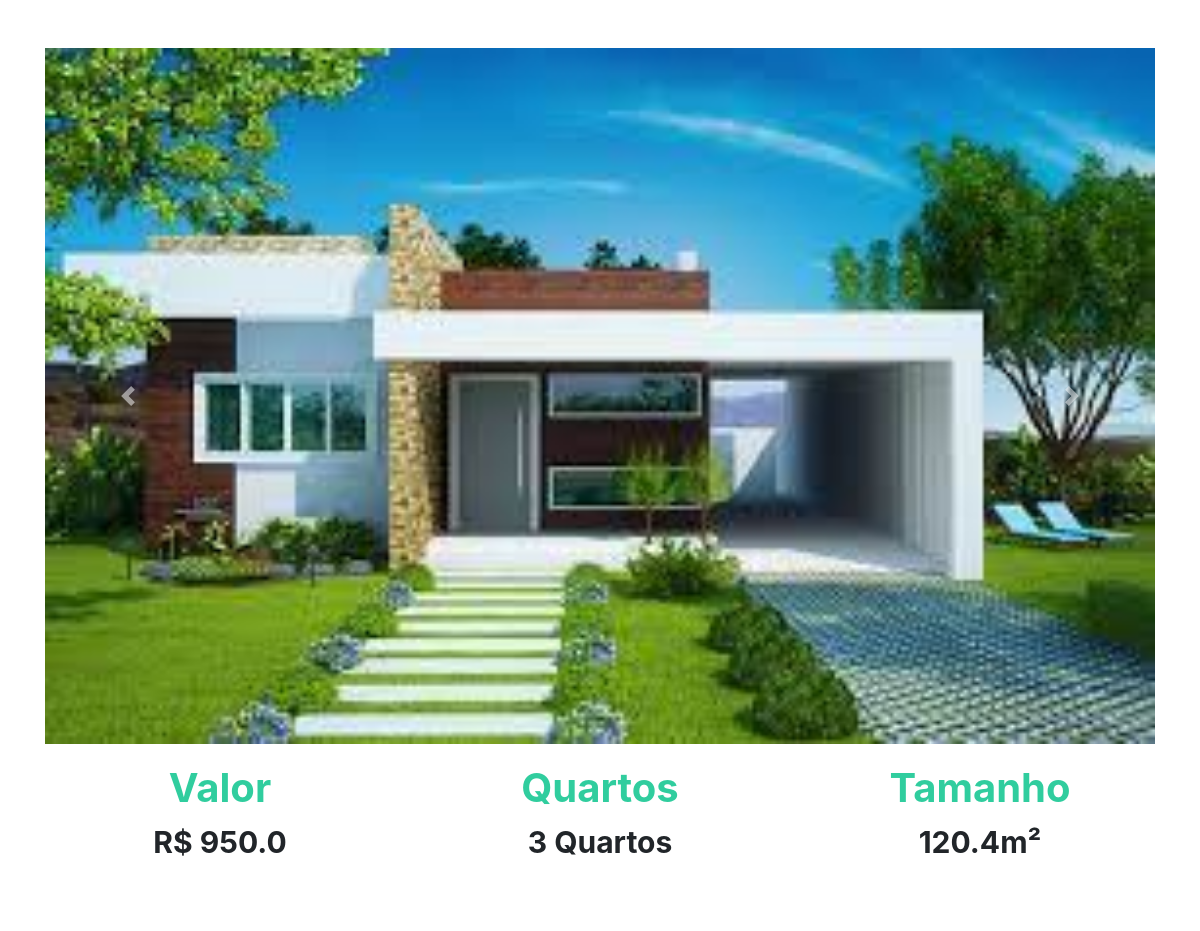
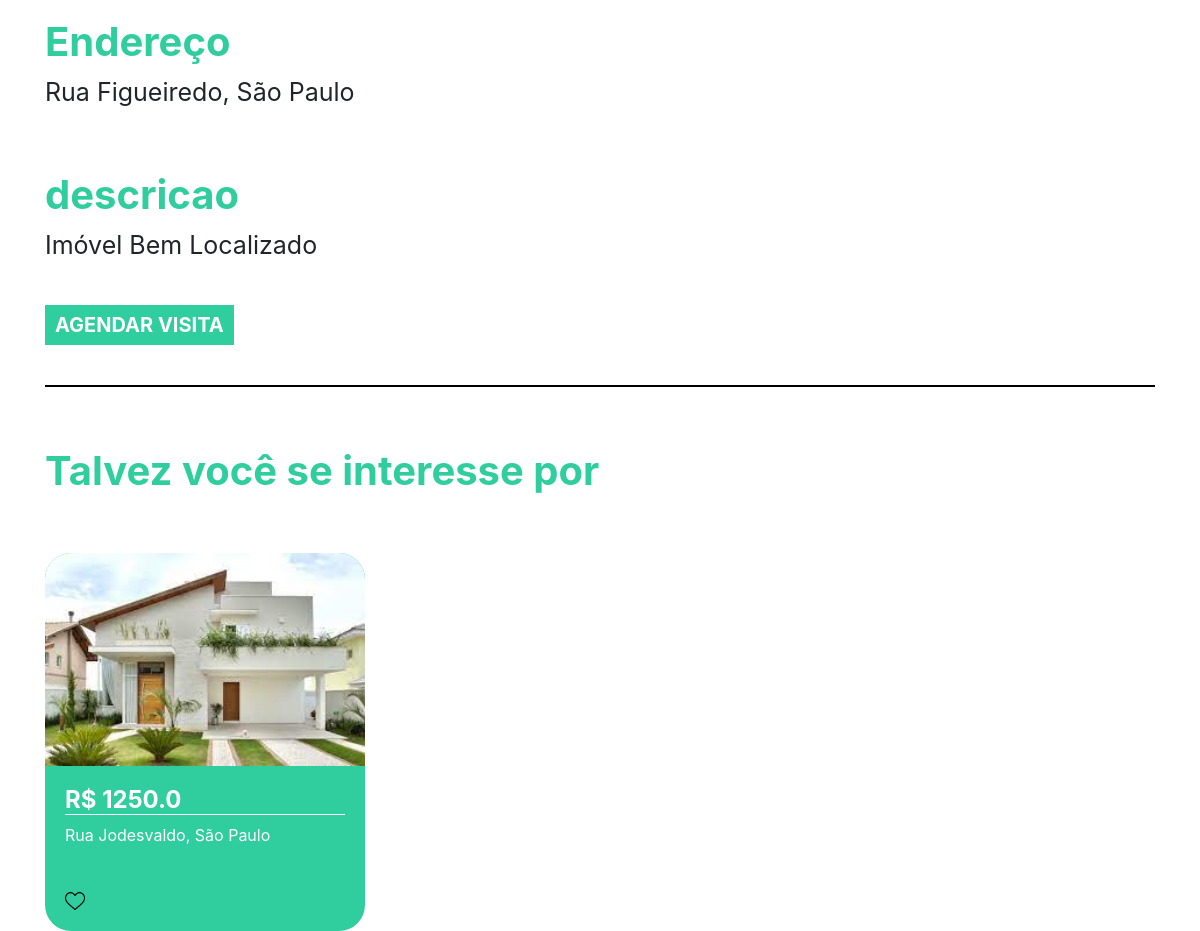
The page /imovel/1 on the database its author committed (2 pictures, top to bottom).
### home/models.py (models this page shows, shortened)
class Imagem(models.Model):
    img = models.ImageField(upload_to='img')
    def __str__(self) -> str:
        return self.img.url

class Imovei(models.Model):
    choices = (('V', 'Venda'),
               ('A', 'Aluguel'))
    choices_imovel = (('A', 'Apartamento'),
                      ('C', 'Casa'))
    imagens = models.ManyToManyField(Imagem)
    valor = models.FloatField()
    quartos = models.IntegerField()
    tamanho = models.FloatField()
    cidade = models.ForeignKey(Cidade, on_delete=models.DO_NOTHING)
    rua = models.CharField(max_length=50)
    tipo = models.CharField(max_length=1, choices=choices)
    tipo_imovel = models.CharField(max_length=1, choices=choices_imovel)
    numero = models.IntegerField()
    descricao = models.TextField()
    dias_visita = models.ManyToManyField(DiasVisita)
    horarios = models.ManyToManyField(Horario)

class Cidade(models.Model):
    nome = models.CharField(max_length=30)
    def __str__(self) -> str:
        return self.nome

### home/views.py (the view)
# urls.py: path('imovel/<str:id>', views.imovel, name="imovel"),
def imovel(request, id):
    imovel = get_object_or_404(Imovei, id=id)
    sugestoes = Imovei.objects.filter(cidade=imovel.cidade).exclude(id=id)[:2]
    return render(request, 'imovel.html', {'imovel': imovel, 'sugestoes': sugestoes})

### home/models.py (called while the page is built)
    def __str__(self) -> str:
        return self.dia

    def __str__(self) -> str:
        return str(self.horario)

### home/templates/imovel.html (shortened to what this page needs)
{% extends 'base.html' %}
{% load static %}
{% block 'head' %}
<link rel="stylesheet" href="{% static 'home/css/home.css' %}">
{% endblock  %}
{% block 'body' %}
    <div style="text-align: center" class="container">
        <br>
        <br>
        <div id="carouselExampleControls" class="carousel slide" data-ride="carousel">
            <div class="carousel-inner">
                {% for img in imovel.imagens.all  %}
                    <div class="carousel-item {% if forloop.first %} active {% endif %}" >
                        <img class="d-block w-100" src="{{img}}" alt="First slide">
                    </div>
                {% endfor %}
            </div>
        <a class="carousel-control-prev" href="#carouselExampleControls" role="button" data-slide="prev">
            <span class="carousel-control-prev-icon" aria-hidden="true"></span>
        </a>
        <a class="carousel-control-next" href="#carouselExampleControls" role="button" data-slide="next">
            <span class="carousel-control-next-icon" aria-hidden="true"></span>
        </a>
    </div>
        <div class="row">
            <div class="col-md">
                <h3 class="titulo_especificacao">Valor</h3>
                <p class="especificacao">R$ {{imovel.valor}}</p>
            </div>
            <div class="col-md">
                <h3 class="titulo_especificacao">Quartos</h3>
                <p class="especificacao">{{imovel.quartos}} Quartos</p>
            </div>
            <div class="col-md">
                <h3 class="titulo_especificacao">Tamanho</h3>
                <p class="especificacao">{{imovel.tamanho}}m²</p>
            </div>
        </div>
        <br>
        <br>
        <div style="text-align: left">
            <h3 class="titulo_especificacao">Endereço</h3>
            <p class="especificacao_endereco">{{imovel.rua}}, {{imovel.cidade }}</p>
        </div>
        <br>
        <div style="text-align: left">
            <h3 class="titulo_especificacao">descricao</h3>
            <p class="especificacao_endereco">{{imovel.descricao}}</p>
            <br>
            <button class="btn_agendar_visita" data-toggle="modal" data-target="#exampleModal">AGENDAR VISITA</button>
            <br>
            <br>
        </div>
        <hr style="border: 1px solid black">
        <br>
        <div class="div_possivel_interesse">
            <h3 class="titulo_especificacao">Talvez você se interesse por</h3>
            <div class="row">
                {% for sugestao in sugestoes %}
                    <div class="col-md cont">
                        <div class="card_imovel">
                            <img class="img_capa_imovel" src="{{sugestao.imagens.all.0.img.url}}">
                            <div class="informacoes_imoveis">
                            <a class="a_none" href="{% url 'imovel' sugestao.id %}"><h4 class="valor">R$ {{sugestao.valor}}</h4></a>
                            <p>{{sugestao.rua}}, {{sugestao.cidade}}</p>
                            <br>
                            <img width="7%" src="{% static 'home/img/heart.png' %}">
                            </div>
                        </div>
                    </div>
                {% endfor %}
            </div>
        </div>
    </div>
{% endblock  %}

### templates/static/home/css/home.css (style rules this page uses)
.card_imovel { background-color: #30CD9E; width: 20rem; margin-top: 50px; border-radius: 26px; }
.img_capa_imovel { width: 100%; border-top-left-radius: 26px; border-top-right-radius: 26px; }
.informacoes_imoveis { padding: 20px; color: white; }
.valor { font-weight: bold; border-bottom: 1px solid white; }
.a_none { color: white; }
.titulo_especificacao { color: #30CD9E; font-weight: bold; margin-top: 20px; font-size: 40px; }
.especificacao { font-size: 30px; font-weight: bold; }
.especificacao_endereco { font-size: 25px; }
.btn_agendar_visita { border: none; background-color: #30CD9E; color: white; font-weight: bold; font-size: 20px; padding: 5px 10px 5px 10px; }
.div_possivel_interesse { text-align: left; }

### rows shown on the page
Imagem: img (picture)
Imovei: valor "950.0", quartos "3", tamanho "120.4", rua "Rua Figueiredo", cidade "São Paulo", descricao "Imóvel Bem Localizado"
Imovei: imagens.all.0.img (picture), valor "1250.0", rua "Rua Jodesvaldo", cidade "São Paulo"
